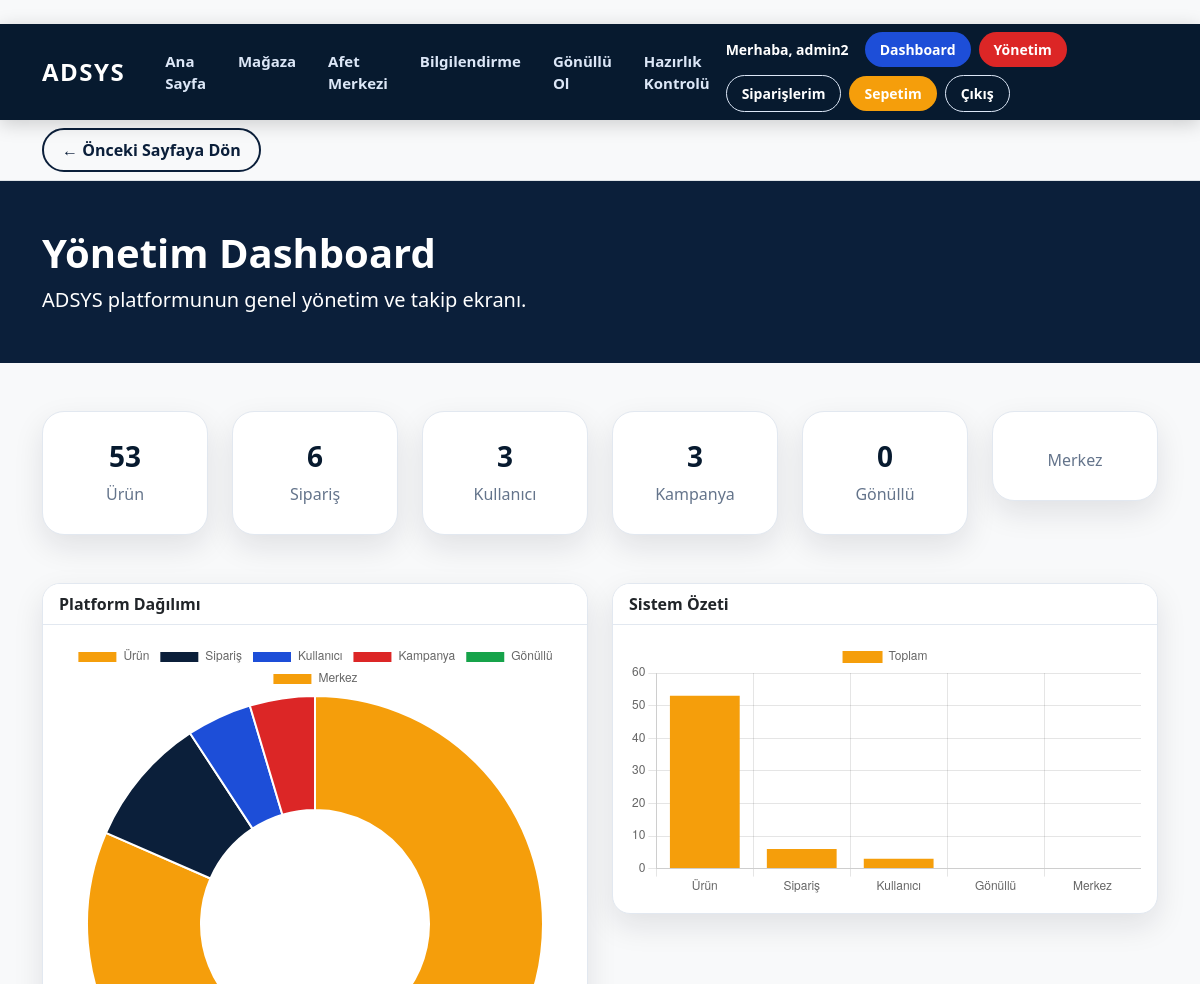
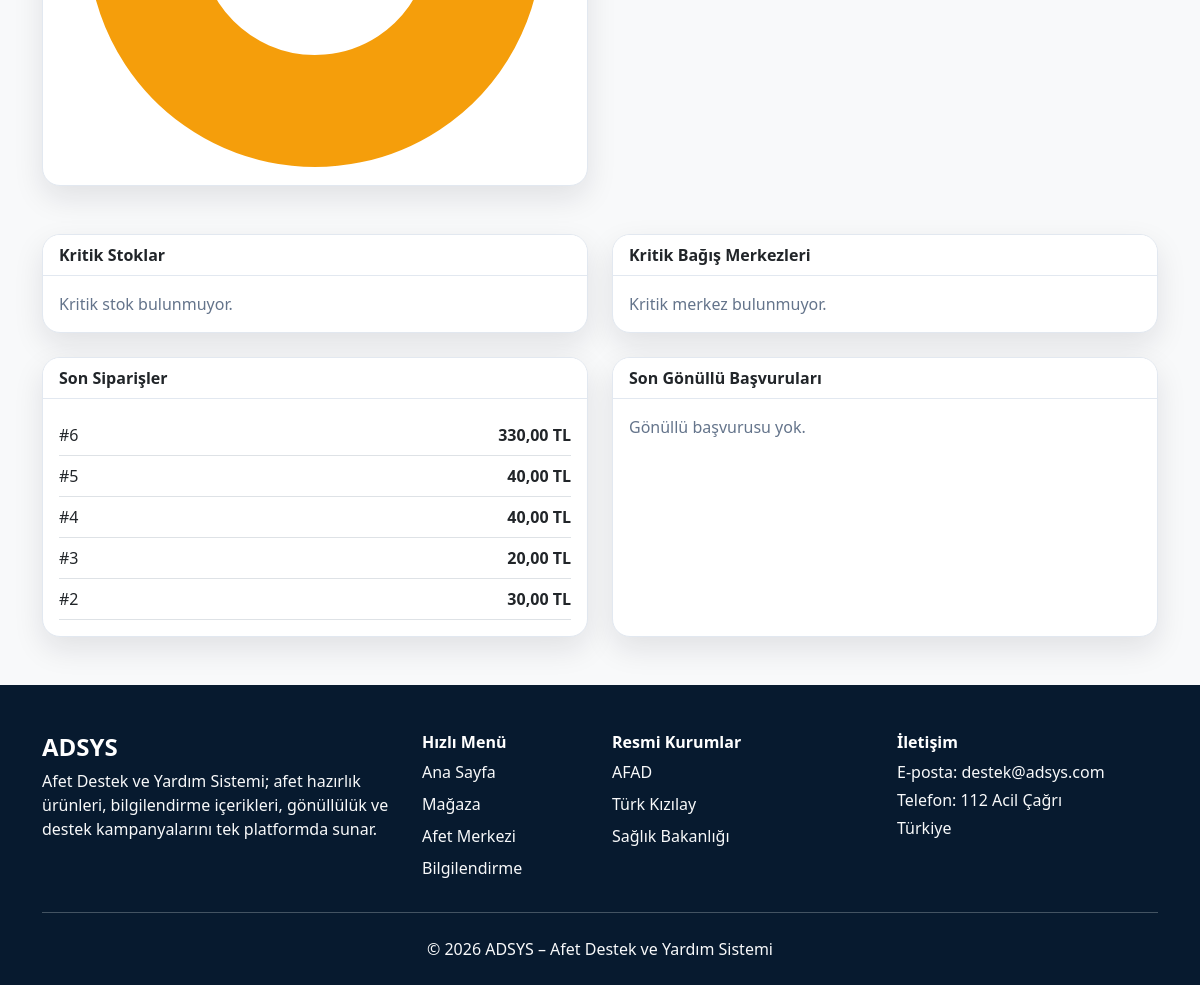
The app's page /panel/ (signed in) with its own data (2 pictures, top to bottom).
### orders/models.py (models this page shows, shortened)
class Order(models.Model):
    class Status(models.TextChoices):
        PENDING = "pending", "Beklemede"
        PREPARING = "preparing", "Hazırlanıyor"
        SHIPPED = "shipped", "Kargoya Verildi"
        DELIVERED = "delivered", "Teslim Edildi"
        CANCELLED = "cancelled", "İptal Edildi"
    user = models.ForeignKey(
        User,
        verbose_name="Kullanıcı",
        on_delete=models.SET_NULL,
        null=True,
        blank=True,
        related_name="orders"
    )
    customer = models.ForeignKey(
        Customer,
        verbose_name="Müşteri",
        on_delete=models.CASCADE,
        related_name="orders"
    )
    status = models.CharField(
        "Sipariş Durumu",
        max_length=20,
        choices=Status.choices,
        default=Status.PENDING
    )
    address = models.TextField("Teslimat Adresi")
    city = models.CharField("Şehir", max_length=100)
    phone = models.CharField("Telefon", max_length=20)
    total_price = models.DecimalField(
        "Toplam Tutar",
        max_digits=10,
        decimal_places=2,
        default=0
    )
    created_at = models.DateTimeField(
        "Sipariş Tarihi",
        auto_now_add=True
    )
    class Meta:
        verbose_name = "Sipariş"
        verbose_name_plural = "Siparişler"
        ordering = ["-created_at"]

### dashboard/views.py (the view)
# urls.py: path('panel/', include('dashboard.urls')),
@login_required
def dashboard(request):
    context = {
        "product_count": Product.objects.count(),
        "order_count": Order.objects.count(),
        "user_count": User.objects.count(),
        "campaign_count": Campaign.objects.filter(active=True).count(),
        "volunteer_count": Volunteer.objects.count(),
        "low_stock": Product.objects.filter(stock__lte=5),
        "last_orders": Order.objects.order_by("-created_at")[:5],
        "last_campaigns": Campaign.objects.order_by("-created_at")[:5],
        "last_volunteers": Volunteer.objects.order_by("-created_at")[:5],
    }
    return render(request, "dashboard.html", context)

### templates/dashboard.html (shortened to what this page needs)
{% extends "base.html" %}
{% block content %}
<section class="py-5 text-white" style="background:#0B1F3A;">
    <div class="container">
        <h1 class="fw-bold">Yönetim Dashboard</h1>
        <p class="lead mb-0">ADSYS platformunun genel yönetim ve takip ekranı.</p>
    </div>
</section>
<div class="container my-5">
    <div class="row g-4 mb-5">
        <div class="col-md-2"><div class="dashboard-card text-center"><h3>{{ product_count }}</h3><p>Ürün</p></div></div>
        <div class="col-md-2"><div class="dashboard-card text-center"><h3>{{ order_count }}</h3><p>Sipariş</p></div></div>
        <div class="col-md-2"><div class="dashboard-card text-center"><h3>{{ user_count }}</h3><p>Kullanıcı</p></div></div>
        <div class="col-md-2"><div class="dashboard-card text-center"><h3>{{ campaign_count }}</h3><p>Kampanya</p></div></div>
        <div class="col-md-2"><div class="dashboard-card text-center"><h3>{{ volunteer_count }}</h3><p>Gönüllü</p></div></div>
        <div class="col-md-2"><div class="dashboard-card text-center"><h3>{{ center_count }}</h3><p>Merkez</p></div></div>
    </div>
    <div class="row g-4 mb-5">
        <div class="col-lg-6">
            <div class="card ad-card">
                <div class="card-header">Platform Dağılımı</div>
                <div class="card-body">
                    <canvas id="platformChart"></canvas>
                </div>
            </div>
        </div>
        <div class="col-lg-6">
            <div class="card ad-card">
                <div class="card-header">Sistem Özeti</div>
                <div class="card-body">
                    <canvas id="summaryChart"></canvas>
                </div>
            </div>
        </div>
    </div>
    <div class="row g-4">
        <div class="col-lg-6">
            <div class="card ad-card h-100">
                <div class="card-header">Kritik Stoklar</div>
                <div class="card-body">
                    {% for product in low_stock %}
                    <div class="d-flex justify-content-between border-bottom py-2">
                        <strong>{{ product.name }}</strong>
                        <span class="text-danger">{{ product.stock }} adet</span>
                    </div>
                    {% empty %}
                    <p class="text-muted mb-0">Kritik stok bulunmuyor.</p>
                    {% endfor %}
                </div>
            </div>
        </div>
        <div class="col-lg-6">
            <div class="card ad-card h-100">
                <div class="card-header">Kritik Bağış Merkezleri</div>
                <div class="card-body">
                    {% for center in critical_centers %}
                    <div class="border-bottom py-2">
                        <strong>{{ center.name }}</strong>
                        <br>
                        <small class="text-muted">{{ center.city }} - {{ center.occupancy_percent }}% dolu</small>
                    </div>
                    {% empty %}
                    <p class="text-muted mb-0">Kritik merkez bulunmuyor.</p>
                    {% endfor %}
                </div>
            </div>
        </div>
        <div class="col-lg-6">
            <div class="card ad-card h-100">
                <div class="card-header">Son Siparişler</div>
                <div class="card-body">
                    {% for order in last_orders %}
                    <div class="d-flex justify-content-between border-bottom py-2">
                        <span>#{{ order.id }}</span>
                        <strong>{{ order.total_price }} TL</strong>
                    </div>
                    {% empty %}
                    <p class="text-muted mb-0">Sipariş bulunmuyor.</p>
                    {% endfor %}
                </div>
            </div>
        </div>
        <div class="col-lg-6">
            <div class="card ad-card h-100">
                <div class="card-header">Son Gönüllü Başvuruları</div>
                <div class="card-body">
                    {% for volunteer in last_volunteers %}
                    <div class="border-bottom py-2">
                        <strong>{{ volunteer.full_name }}</strong>
                        <br>
                        <small class="text-muted">{{ volunteer.city }} - {{ volunteer.get_support_area_display }}</small>
                    </div>
                    {% empty %}
                    <p class="text-muted mb-0">Gönüllü başvurusu yok.</p>
                    {% endfor %}
                </div>
            </div>
        </div>
    </div>
</div>
<script>
new Chart(document.getElementById("platformChart"), {
    type: "doughnut",
    data: {
        labels: ["Ürün", "Sipariş", "Kullanıcı", "Kampanya", "Gönüllü", "Merkez"],
        datasets: [{
            data: [
                {{ product_count }},
                {{ order_count }},
                {{ user_count }},
                {{ campaign_count }},
                {{ volunteer_count }},
                {{ center_count }}
            ],
            backgroundColor: ["#F59E0B", "#0B1F3A", "#1D4ED8", "#DC2626", "#16A34A", "#64748B"]
        }]
    }
});
new Chart(document.getElementById("summaryChart"), {
    type: "bar",
    data: {
        labels: ["Ürün", "Sipariş", "Kullanıcı", "Gönüllü", "Merkez"],
        datasets: [{
            label: "Toplam",
            data: [
                {{ product_count }},
                {{ order_count }},
                {{ user_count }},
                {{ volunteer_count }},
                {{ center_count }}
            ],
            backgroundColor: "#F59E0B"
        }]
    }
});
</script>
{% endblock %}

### templates/base.html (shortened to what this page needs)
﻿{% load static %}
<!DOCTYPE html>
<html lang="tr">
<head>
    <link href="https://cdn.jsdelivr.net/npm/bootstrap@5.3.3/dist/css/bootstrap.min.css" rel="stylesheet">
    <link rel="stylesheet" href="{% static 'css/style.css' %}?v=5">
</head>
<body class="bg-light">
    <nav class="navbar navbar-expand-lg navbar-dark">
        <div class="container">
            <a class="navbar-brand fw-bold fs-4 me-4" href="/">
                ADSYS
            </a>
            <div class="collapse navbar-collapse" id="mainNavbar">
                <ul class="navbar-nav me-auto mb-2 mb-lg-0">
                    <li class="nav-item"><a class="nav-link px-3" href="/">Ana Sayfa</a></li>
                    <li class="nav-item"><a class="nav-link px-3" href="/magaza/">Mağaza</a></li>
                    <li class="nav-item"><a class="nav-link px-3" href="/bagis/">Afet Merkezi</a></li>
                    <li class="nav-item"><a class="nav-link px-3" href="/bagis/bilgi/">Bilgilendirme</a></li>
                    <li class="nav-item"><a class="nav-link px-3" href="/bagis/gonullu/">Gönüllü Ol</a></li>
                    <li class="nav-item">
                        <a class="nav-link px-3" href="/bagis/hazirlik-kontrolu/">Hazırlık Kontrolü</a>
                    </li>
                </ul>
                <div class="d-flex align-items-center gap-2 flex-wrap">
                    {% if user.is_authenticated %}
                    <span class="nav-user-text me-2">
                        Merhaba, {{ user.username }}
                    </span>
                    {% if user.is_staff %}
                    <a href="/panel/" class="btn btn-nav btn-nav-admin">Dashboard</a>
                    <a href="/admin/" class="btn btn-nav btn-nav-danger">Yönetim</a>
                    {% endif %}
                    <a href="/hesap/siparislerim/" class="btn btn-nav btn-nav-outline">Siparişlerim</a>
                    <a href="/sepetim/" class="btn btn-nav btn-nav-primary">Sepetim</a>
                    <form method="post" action="/hesap/logout/" class="m-0">
                        <button type="submit" class="btn btn-nav btn-nav-outline">Çıkış</button>
                    </form>
                    {% else %}
                    <a href="/hesap/login/" class="btn btn-nav btn-nav-outline">Giriş Yap</a>
                    <a href="/hesap/kayit/" class="btn btn-nav btn-nav-primary">Üye Ol</a>
                    {% endif %}
                </div>
            </div>
        </div>
    </nav>
    {% if request.path != "/" %}
    <div class="bg-light border-bottom">
        <div class="container py-2">
            <a href="javascript:history.back()"
               class="back-link">
                ← Önceki Sayfaya Dön
            </a>
        </div>
    </div>
    {% endif %}
    {% block content %}
    {% endblock %}
    <footer class="footer mt-5 pt-5 pb-4">
        <div class="container">
            <div class="row g-4">
                <div class="col-md-4">
                    <h4 class="fw-bold text-white">
                        ADSYS
                    </h4>
                    <p class="text-light">
                        Afet Destek ve Yardım Sistemi; afet hazırlık ürünleri, bilgilendirme içerikleri,
                        gönüllülük ve destek kampanyalarını tek platformda sunar.
                    </p>
                </div>
                <div class="col-md-2">
                    <h6 class="fw-bold text-white">
                        Hızlı Menü
                    </h6>
                    <a href="/" class="d-block text-light text-decoration-none mb-2">Ana Sayfa</a>
                    <a href="/magaza/" class="d-block text-light text-decoration-none mb-2">Mağaza</a>
                    <a href="/bagis/" class="d-block text-light text-decoration-none mb-2">Afet Merkezi</a>
                    <a href="/bagis/bilgi/" class="d-block text-light text-decoration-none mb-2">Bilgilendirme</a>
                </div>
                <div class="col-md-3">
                    <h6 class="fw-bold text-white">
                        Resmi Kurumlar
                    </h6>
                    <a href="https://www.afad.gov.tr" target="_blank" class="d-block text-light text-decoration-none mb-2">AFAD</a>
                    <a href="https://www.kizilay.org.tr" target="_blank" class="d-block text-light text-decoration-none mb-2">Türk Kızılay</a>
                    <a href="https://www.saglik.gov.tr" target="_blank" class="d-block text-light text-decoration-none mb-2">Sağlık Bakanlığı</a>
                </div>
                <div class="col-md-3">
                    <h6 class="fw-bold text-white">
                        İletişim
                    </h6>
                    <p class="text-light mb-1">
                        E-posta: destek@adsys.com
                    </p>
                    <p class="text-light mb-1">
                        Telefon: 112 Acil Çağrı
                    </p>
                    <p class="text-light mb-0">
                        Türkiye
                    </p>
                </div>
            </div>
            <hr class="border-light my-4">
            <div class="text-center text-light">
                © 2026 ADSYS – Afet Destek ve Yardım Sistemi
            </div>
        </div>
    </footer>
</body>
</html>

### static/css/style.css (style rules this page uses)
* { box-sizing: border-box; }
body { background: var(--gray-bg); color: var(--dark-text); font-family: "Segoe UI", Arial, sans-serif; }
.navbar { background: var(--navy) !important; min-height: 74px; box-shadow: 0 4px 18px rgba(0, 0, 0, 0.18); }
.navbar-brand { color: #ffffff !important; font-weight: 800; letter-spacing: 1.5px; }
.navbar .nav-link { color: #DCE7F7 !important; font-weight: 600; font-size: 15px; transition: 0.25s ease; }
.nav-user-text { color: #ffffff; font-size: 14px; font-weight: 600; }
.btn-nav { border-radius: 999px; padding: 7px 15px; font-size: 14px; font-weight: 700; border: none; transition: 0.25s ease; }
.btn-nav-outline { background: transparent; border: 1.5px solid #DCE7F7; color: #ffffff !important; }
.btn-nav-primary { background: var(--orange); color: #ffffff !important; }
.btn-nav-admin { background: var(--blue); color: #ffffff !important; }
.btn-nav-danger { background: var(--red); color: #ffffff !important; }
.ad-card { background: var(--gray-card); border: 1px solid var(--border); border-radius: 22px; box-shadow: var(--shadow); transition: 0.25s ease; overflow: hidden; }
.card { border-radius: 18px; }
.card-header { font-weight: 800; background: #ffffff; border-bottom: 1px solid var(--border); }
.text-muted { color: var(--gray-text) !important; }
.dashboard-card { background: #ffffff; border-radius: 22px; box-shadow: var(--shadow); padding: 28px; border: 1px solid var(--border); }
.dashboard-card h3 { font-weight: 900; color: var(--navy); }
.dashboard-card p { color: var(--gray-text); margin-bottom: 0; }
footer, .footer { background: var(--navy) !important; color: #ffffff; }
footer p { color: #DCE7F7; }
a { transition: 0.25s ease; }
.back-link { display: inline-block; padding: 8px 18px; border: 2px solid #0B1F3A; border-radius: 40px; color: #0B1F3A; font-weight: 600; text-decoration: none; transition: .3s; }

### records on screen
Order: id "6", total_price "330,00"
Order: id "5", total_price "40,00"
Order: id "4", total_price "40,00"
Order: id "3", total_price "20,00"
Order: id "2", total_price "30,00"

### other values on screen
{{ user.username }} "admin2"
{{ product_count }} "53"
{{ order_count }} "6"
{{ user_count }} "3"
{{ campaign_count }} "3"
{{ volunteer_count }} "0"
chart data {{ product_count }} 53
chart data {{ order_count }} 6
chart data {{ user_count }} 3
chart data {{ campaign_count }} 3
